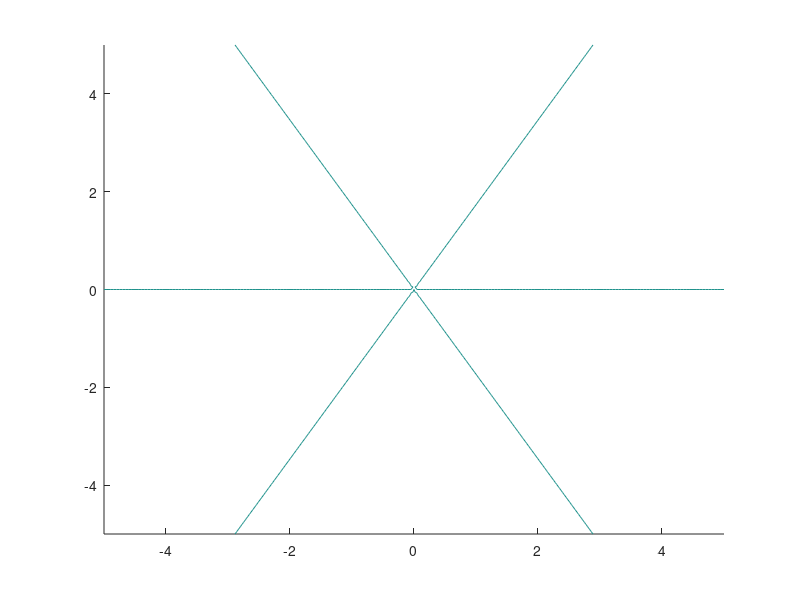

Reproduce this figure in MATLAB. (Note: this script raises an error after producing the figure.)
% equipotential_lines.m, V. Ziemann, 240828
clear; close all
%Vpot=@(x,y)-y;                 % dipole
%Vpot=@(x,y)-0.5*x.*y;          % quadrupole
Vpot=@(x,y)-(3.*x.^2.*y-y.^3);  % sextupole
r=-5:0.05:5; [X,Y]=meshgrid(r,r); V=Vpot(X,Y); % Pot on fine grid
contour(X,Y,V,'LevelList',[0,quantile(V(:),10)],'Color','k');
r=-5:1:5; [XX,YY]=meshgrid(r,r); % Fields on coarse grid
V=Vpot(XX,YY); [Bx,By]=gradient(-V);
hold on; quiver(XX,YY,Bx,By,'Color','r');
axis square; axis off; xlim([-5,5]); ylim([-5,5])